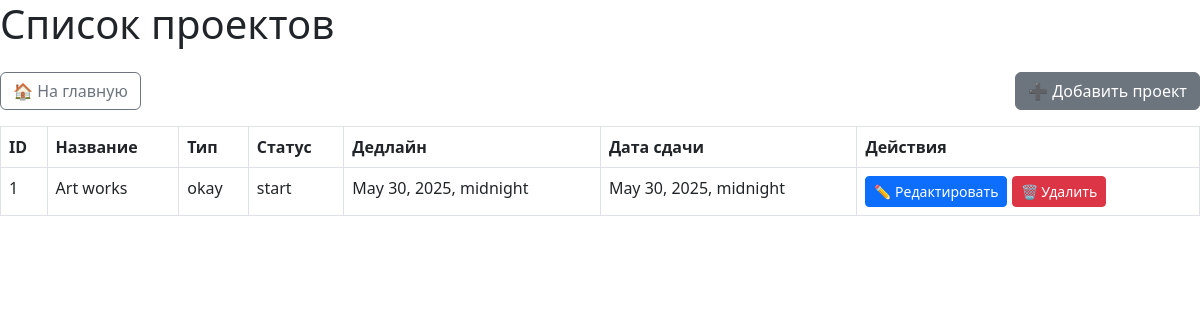
The page /projects/ on the database as committed earlier.
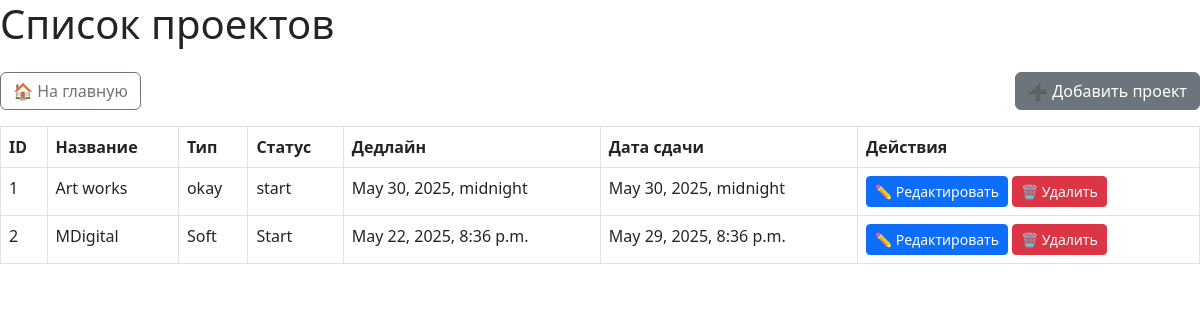
The same page on the database as committed later.
### core/models.py (models this page shows, shortened)
class Project(models.Model):
    title = models.CharField(max_length=255)
    description = models.TextField()
    type = models.CharField(max_length=100)
    status = models.CharField(max_length=100)
    deadline = models.DateTimeField()
    submission_date = models.DateTimeField()

### core/views.py (the view)
# urls.py: path('projects/', views.project_list, name='project_list'),
def project_list(request):
    projects = Project.objects.all()
    return render(request, 'core/project_list.html', {'projects': projects})

### core/templates/core/project_list.html (shortened to what this page needs)
{% extends 'base.html' %}
{% block content %}
    <div class="d-flex justify-content-between mb-3">
        <a href="{% url 'home' %}" class="btn btn-outline-secondary">🏠 На главную</a>
        <a href="{% url 'project_create' %}" class="btn btn-secondary">➕ Добавить проект</a>
    </div>
    <table class="table table-bordered">
        <thead>
        <tr>
            <th>ID</th>
            <th>Название</th>
            <th>Тип</th>
            <th>Статус</th>
            <th>Дедлайн</th>
            <th>Дата сдачи</th>
            <th>Действия</th>
        </tr>
        </thead>
        <tbody>
        {% for project in projects %}
            <tr>
                <td>{{ project.id }}</td>
                <td>{{ project.title }}</td>
                <td>{{ project.type }}</td>
                <td>{{ project.status }}</td>
                <td>{{ project.deadline }}</td>
                <td>{{ project.submission_date }}</td>
                <td>
                    <a href="{% url 'project_update' project.id %}" class="btn btn-sm btn-primary">✏️ Редактировать</a>
                    <a href="{% url 'project_delete' project.id %}" class="btn btn-sm btn-danger">🗑️ Удалить</a>
                </td>
            </tr>
        {% endfor %}
        </tbody>
    </table>
{% endblock %}

### core/templates/base.html (shortened to what this page needs)
<!DOCTYPE html>
<html>
<head>
    <link rel="stylesheet" href="https://cdn.jsdelivr.net/npm/bootstrap@5.3.0/dist/css/bootstrap.min.css">
</head>
<body style="margin: 0">
<h1 class="mb-4">{% block header %}{% endblock %}</h1>
{% block content %}{% endblock %}
</body>
</html>

Rows that differ between the two databases and show on the page:
added Project: id "2", title "MDigital", type "Soft", status "Start", deadline "May 22, 2025, 8:36 p.m.", submission_date "May 29, 2025, 8:36 p.m."
